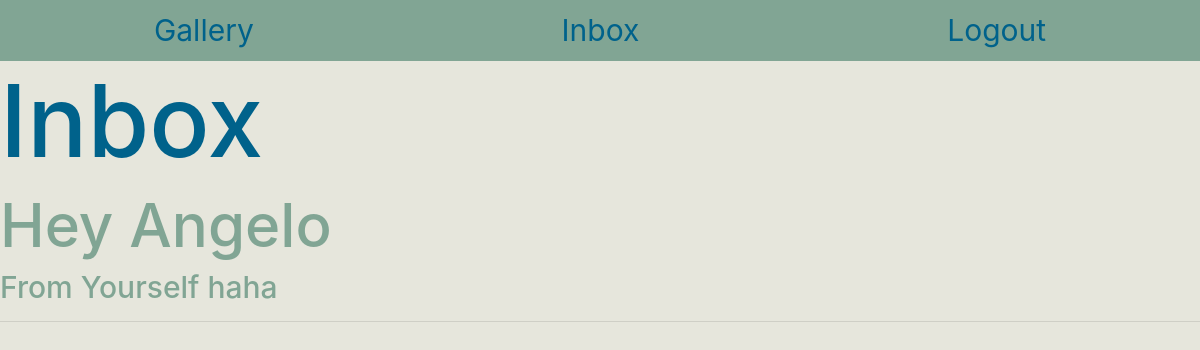
Before: /inbox (signed in) with the older database file.
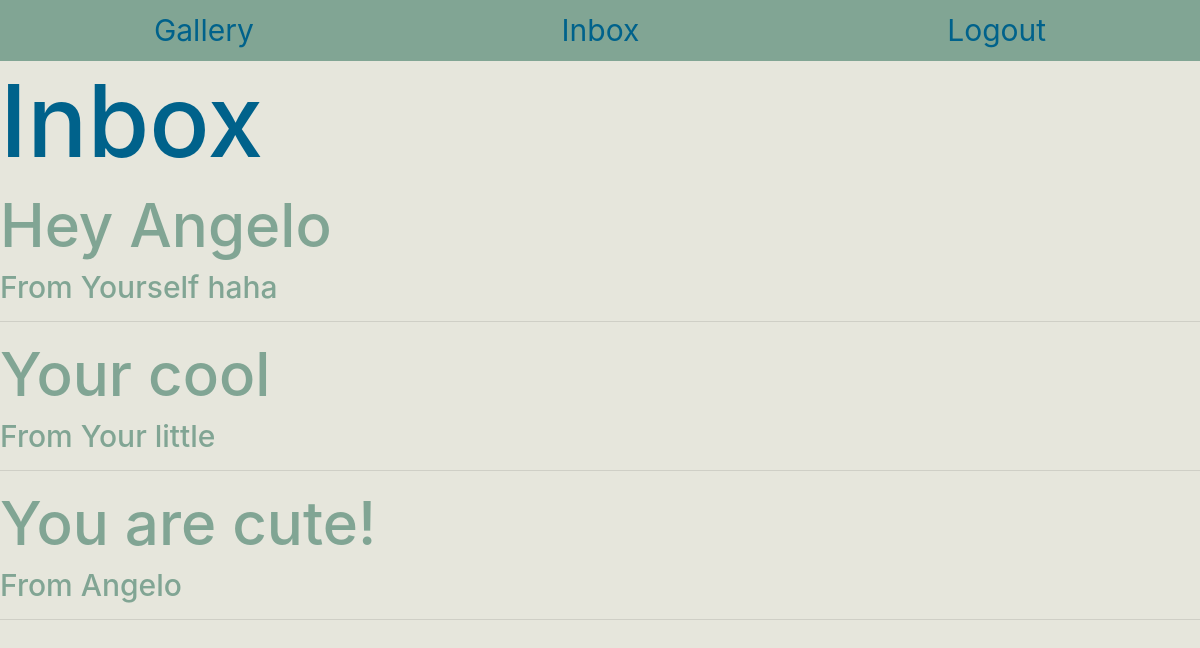
After: the same page with the newer database file.
### app_folder/models.py (models this page shows, shortened)
class Message(db.Model):
    id = db.Column(db.Integer, primary_key=True)
    userMessage = db.Column(db.String(128), index=True)
    username = db.Column(db.String(64), index=True)
    user_id = db.Column(db.Integer, db.ForeignKey('user.id'))
    userFrom = db.Column(db.String(64), index=True)

### app_folder/routes.py (the view)
@app.route("/inbox", methods=['GET', 'POST'])
@login_required
def inbox():
    if not current_user.is_authenticated:
        return redirect("/home")
    user = current_user
    messages = Message.query.filter_by(username=user.username).all()
    return render_template('inbox.html', title="Inbox", user = user, messages = messages)

### app_folder/routes.py (called while the page is built)
@login.user_loader
def load_user(user_id):
    return User.query.get(int(user_id))

### app_folder/templates/inbox.html
{% extends "base.html" %}
{% block inbox %}
<h1> Inbox</h1>
{% for i in messages %}
<h3> {{i.userMessage}}</h3>
<h4> From {{i.userFrom}}</h4>
<hr>
{% endfor %}
{% endblock %}

### app_folder/templates/base.html (shortened to what this page needs)
<!DOCTYPE html>
<html lang="en">
  <head>
       <link rel="stylesheet" href="https://stackpath.bootstrapcdn.com/bootstrap/4.4.1/css/bootstrap.min.css">
       <link rel= "stylesheet" type= "text/css" href= "{{ url_for('static',filename='styles/base.css') }}">
       <link rel= "stylesheet" type= "text/css" href= "{{ url_for('static',filename='styles/envelope.css') }}">
       <link rel= "stylesheet" type= "text/css" href= "{{ url_for('static',filename='styles/home.css') }}">
    </head>
    <body>
        <div>
            {% if current_user.is_anonymous %}
            {% else %}
            <nav class="nav nav-pills nav-fill">
                <a class="nav-item nav-link" href="{{ url_for('gallery') }}">Gallery</a>
                <a class="nav-item nav-link" href="{{ url_for('inbox') }}">Inbox</a>
                <a class="nav-item nav-link" href="{{ url_for('logout') }}">Logout</a>
              </nav>
            {% endif %}
        </div>
        {% block inbox %}{% endblock %}
    </body>
</html>

### app_folder/static/styles/base.css (style rules this page uses)
body { background-color: #E6E6DC; font-size: 10px }
h1 { color: #00628B; font-size: 10em; }
h3 { color: #81A594; font-size: 6em; }
h4 { color: #81A594; font-size: 3em; }
a { color: #00628B; }
.nav { font-size: 3em; background-color: #81A594; }

### app_folder/static/styles/envelope.css (style rules this page uses)
* { margin: 0; padding: 0; }

Changed rows visible on the page:
added Message: userMessage "Your cool", userFrom "Your little"
added Message: userMessage "You are cute!", userFrom "Angelo"
